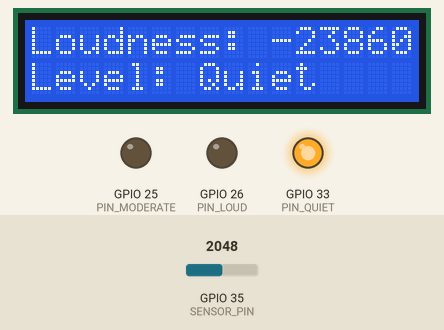
A sketch run on a simulated ESP32. Parts: 16×2 character LCD, output pins drawn as LEDs (lit = HIGH). The test bench sets the inputs (shaded band); at power-on: GPIO 35 (SENSOR_PIN) = 2048. What the sketch prints to the serial monitor is not drawn.

Above: at 1.2 s.
1.3 s: GPIO 35 (SENSOR_PIN) set to 984
At 2.2 s:
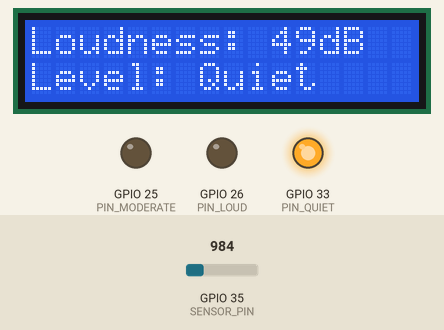
3.0 s: GPIO 35 (SENSOR_PIN) set to 1050
4.7 s: GPIO 35 (SENSOR_PIN) set to 491
7.7 s: GPIO 35 (SENSOR_PIN) set to 1064
Timing chart, 0 to 10.4 s (numbered marks = the images above; inputs shaded):
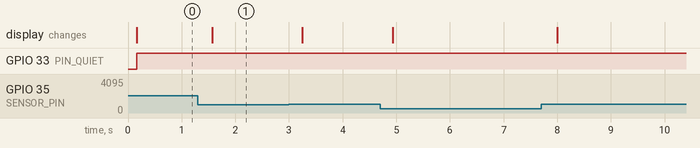

The sketch:

stasova_sketch_jan30b.ino
```cpp
#include <Wire.h>
#include <LiquidCrystal_I2C.h>

#define SENSOR_PIN 35
#define PIN_QUIET 33
#define PIN_MODERATE 25
#define PIN_LOUD 26

LiquidCrystal_I2C lcd(0x27, 16, 2);

const int sampleWindow = 50;
unsigned int sample;

void setup() {
    pinMode(SENSOR_PIN, INPUT);
    pinMode(PIN_QUIET, OUTPUT);
    pinMode(PIN_MODERATE, OUTPUT);
    pinMode(PIN_LOUD, OUTPUT);

    digitalWrite(PIN_QUIET, LOW);
    digitalWrite(PIN_MODERATE, LOW);
    digitalWrite(PIN_LOUD, LOW);

    Serial.begin(115200);

    lcd.init();
    lcd.backlight();
    lcd.setCursor(0, 0);
    lcd.print("Loudness Meter");
}

void loop() {
    unsigned long startMillis = millis();
    float peakToPeak = 0;
    unsigned int signalMax = 0;
    unsigned int signalMin = 1024;

    while (millis() - startMillis < sampleWindow) {
        sample = analogRead(SENSOR_PIN);
        if (sample < 1024) {
            if (sample > signalMax) {
                signalMax = sample;
            } else if (sample < signalMin) {
                signalMin = sample;
            }
        }
    }

    peakToPeak = signalMax - signalMin;
    int db = map(peakToPeak, 0, 900, 49, 90);
    Serial.print("\t");
    Serial.println(db);

    lcd.clear();
    lcd.setCursor(0, 0);
    lcd.print("Loudness: ");
    lcd.print(db);
    lcd.print("dB");

    if (db <= 55) {
        lcd.setCursor(0, 1);
        lcd.print("Level: Quiet");
        digitalWrite(PIN_QUIET, HIGH);
        digitalWrite(PIN_MODERATE, LOW);
        digitalWrite(PIN_LOUD, LOW);
    } else if (db > 60 && db < 85) {
        lcd.setCursor(0, 1);
        lcd.print("Level: Moderate");
        digitalWrite(PIN_QUIET, LOW);
        digitalWrite(PIN_MODERATE, HIGH);
        digitalWrite(PIN_LOUD, LOW);
    } else if (db >= 85 && db <= 90) {
        lcd.setCursor(0, 1);
        lcd.print("Level: High");
        digitalWrite(PIN_QUIET, LOW);
        digitalWrite(PIN_MODERATE, LOW);
        digitalWrite(PIN_LOUD, HIGH);
    } else {
        digitalWrite(PIN_QUIET, LOW);
        digitalWrite(PIN_MODERATE, LOW);
        digitalWrite(PIN_LOUD, LOW);
    }

    delay(200);
}
```

Measured:
- after the input at 1.3 s, the display: changes after 0.27 s (image 1)
